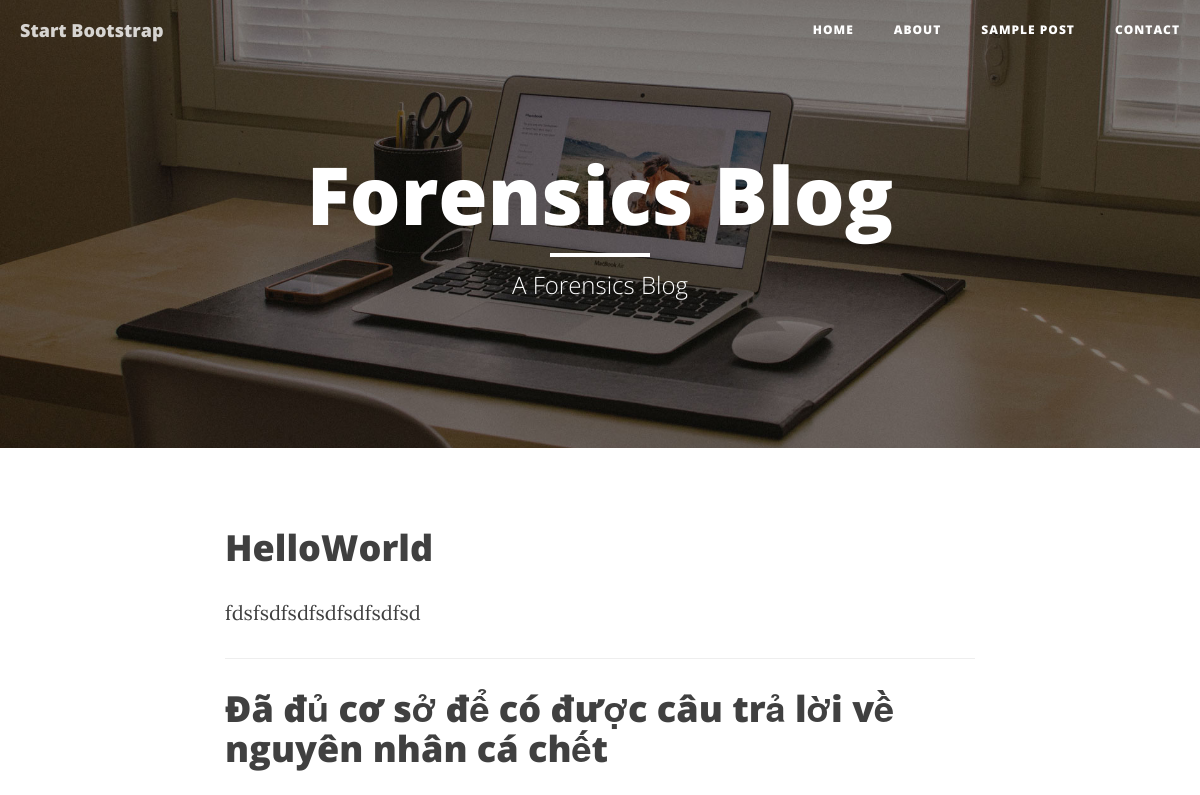
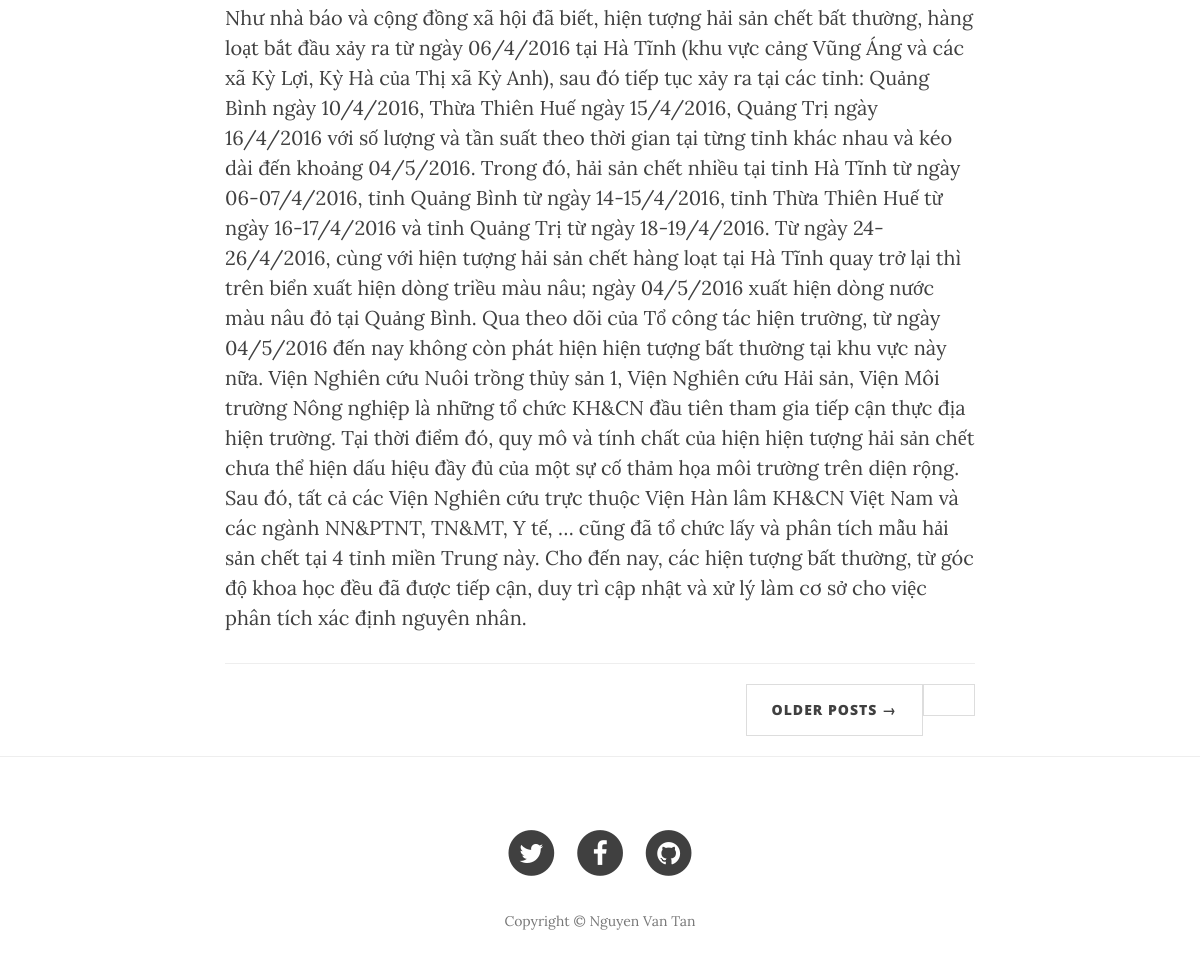
The page / on the database its author committed (2 pictures, top to bottom).
### article/models.py (models this page shows)
class Article(models.Model):
	name = models.CharField(blank=False, max_length=255)
	slug = models.SlugField(blank=False, max_length=255)
	content = models.TextField()
	category = models.ForeignKey(Category)

### article/views.py (the view)
# urls.py: url(r'', home),
def home(request):
	list_article = Article.objects.all()
	return render(request, "index.html",{"list_article":list_article})

### templates/index.html (shortened to what this page needs)
{% load staticfiles %}
<!DOCTYPE html>
<html lang="en">
<head>
    <link href="{% static 'css/bootstrap.min.css' %}" rel="stylesheet">
    <link href="{% static 'css/clean-blog.min.css' %}" rel="stylesheet">
    <link href="http://maxcdn.bootstrapcdn.com/font-awesome/4.1.0/css/font-awesome.min.css" rel="stylesheet" type="text/css">
</head>
<body>
    <nav class="navbar navbar-default navbar-custom navbar-fixed-top">
        <div class="container-fluid">
            <div class="navbar-header page-scroll">
                <a class="navbar-brand" href="index.html">Start Bootstrap</a>
            </div>
            <div class="collapse navbar-collapse" id="bs-example-navbar-collapse-1">
                <ul class="nav navbar-nav navbar-right">
                    <li>
                        <a href="index.html">Home</a>
                    </li>
                    <li>
                        <a href="about.html">About</a>
                    </li>
                    <li>
                        <a href="post.html">Sample Post</a>
                    </li>
                    <li>
                        <a href="contact.html">Contact</a>
                    </li>
                </ul>
            </div>
        </div>
    </nav>
    <header class="intro-header" style="background-image: url({% static 'img/home-bg.jpg' %})">
        <div class="container">
            <div class="row">
                <div class="col-lg-8 col-lg-offset-2 col-md-10 col-md-offset-1">
                    <div class="site-heading">
                        <h1>Forensics Blog</h1>
                        <hr class="small">
                        <span class="subheading">A Forensics Blog </span>
                    </div>
                </div>
            </div>
        </div>
    </header>
    <div class="container">
        <div class="row">
            <div class="col-lg-8 col-lg-offset-2 col-md-10 col-md-offset-1">
		{% for item in list_article %}
                <div class="post-preview">
                    <a href="post.html">
                        <h2 class="post-title">
                            {{item.name}}
                        </h2>
                    <p class="post-meta"> {{item.content}} </p>
                </div>
		<hr>
		{% endfor %}
                <ul class="pager">
                    <li class="next">
                        <a href="#">Older Posts &rarr;</a>
                    </li>
                </ul>
            </div>
        </div>
    </div>
    <hr>
    <footer>
        <div class="container">
            <div class="row">
                <div class="col-lg-8 col-lg-offset-2 col-md-10 col-md-offset-1">
                    <ul class="list-inline text-center">
                        <li>
                            <a href="#">
                                <span class="fa-stack fa-lg">
                                    <i class="fa fa-circle fa-stack-2x"></i>
                                    <i class="fa fa-twitter fa-stack-1x fa-inverse"></i>
                                </span>
                            </a>
                        </li>
                        <li>
                            <a href="#">
                                <span class="fa-stack fa-lg">
                                    <i class="fa fa-circle fa-stack-2x"></i>
                                    <i class="fa fa-facebook fa-stack-1x fa-inverse"></i>
                                </span>
                            </a>
                        </li>
                        <li>
                            <a href="#">
                                <span class="fa-stack fa-lg">
                                    <i class="fa fa-circle fa-stack-2x"></i>
                                    <i class="fa fa-github fa-stack-1x fa-inverse"></i>
                                </span>
                            </a>
                        </li>
                    </ul>
                    <p class="copyright text-muted">Copyright &copy; Nguyen Van Tan</p>
                </div>
            </div>
        </div>
    </footer>
</body>
</html>

### rows shown on the page
Article: name "HelloWorld", content "fdsfsdfsdfsdfsdfsdfsd"
Article: name "Đã đủ cơ sở để có được câu trả lời về nguyên nhân cá chết", content "Như nhà báo và cộng đồng xã hội đã biết, hiện tượng hải sản chết bất thường, hàng loạt bắt đầu xảy ra từ ngày 06/4/2016 tại Hà Tĩnh (khu vực cảng Vũng Áng và các xã Kỳ Lợi, Kỳ Hà của Thị xã Kỳ Anh), sau đó tiếp tục xảy ra tại các tỉnh: Quảng Bình ngày 10/4/2016, Thừa Thiên Huế ngày 15/4/2016, Quảng Trị ngày 16/4/2016 với số lượng và tần suất theo thời gian tại từng tỉnh khác nhau và kéo dài đến khoảng 04/5/2016. Trong đó, hải sản chết nhiều tại tỉnh Hà Tĩnh từ ngày 06-07/4/2016, tỉnh Quảng Bình từ ngày 14-15/4/2016, tỉnh Thừa Thiên Huế từ ngày 16-17/4/2016 và tỉnh Quảng Trị từ ngày 18-19/4/2016. Từ ngày 24-26/4/2016, cùng với hiện tượng hải sản chết hàng loạt tại Hà Tĩnh quay trở lại thì…"
